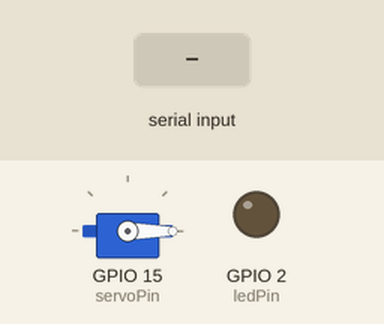
Recording of a program running on a simulated ESP32. On the bench: servo, output pins drawn as LEDs (lit = HIGH). Inputs (shaded band) come from the test bench. Nothing arrives over Bluetooth unless stated; what the program prints to the serial monitor is not drawn.

Above: at 1.2 s.
1.3 s: "ALERTA!\n" received over the second serial link
At 2.1 s:
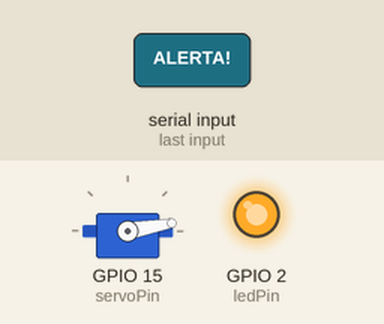
2.9 s: "ALERTA!\n" received over the second serial link
At 3.4 s:
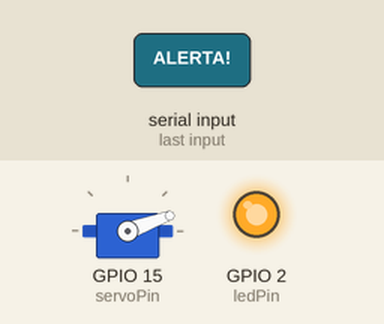
4.5 s: "1\n" received over the second serial link
At 5.9 s:
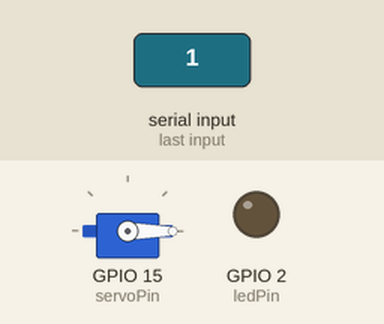
Timing chart, 0 to 7.5 s (numbered marks = the images above; inputs shaded):
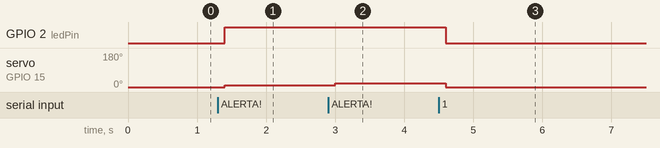

The program:

main.cpp
```cpp
#include <Arduino.h>
#include "BluetoothSerial.h"
#include <ESP32Servo.h>

BluetoothSerial BT;

const int ledPin = 2;
const int servoPin = 15;

Servo servoMotor;

int angulo = 0;   // Para girar continuamente

void setup() {
  Serial.begin(9600);

  pinMode(ledPin, OUTPUT);
  digitalWrite(ledPin, LOW);

  servoMotor.attach(servoPin);
  servoMotor.write(0);

  BT.begin("ESP32_RECEBIDOR");
  Serial.println("Aguardando dados do MASTER...");
  Serial.println(BT.getBtAddressString());

}

void loop() {

  // Verifica se recebeu mensagem do MASTER
  if (BT.available()) {
    String msg = BT.readStringUntil('\n');
    msg.trim();

    Serial.print("Recebido: ");
    Serial.println(msg);

    // Verifica se é um alerta
    if (msg.startsWith("ALERTA!")) {

      // -------------------------
      // LED ACESO
      // -------------------------
      digitalWrite(ledPin, HIGH);

      // -------------------------
      // SERVO GIRANDO CONTINUAMENTE
      // -------------------------
      angulo += 10;
      if (angulo > 180) angulo = 0;
      servoMotor.write(angulo);

      Serial.println(">>> GAS ALTO → LED ON / SERVO GIRANDO");

    } else {

      // -------------------------
      // LED APAGADO
      // -------------------------
      digitalWrite(ledPin, LOW);

      // -------------------------
      // PARA O SERVO
      // -------------------------
      servoMotor.write(0);

      Serial.println(">>> GAS NORMAL → LED OFF / SERVO PARADO");
    }
  }

  delay(200);
}
```

Measured:
- after the input at 1.3 s, GPIO 2 (ledPin): LOW → HIGH after 0.10 s; servo on GPIO 15 (servoPin): 0° → 10° after 0.10 s
- after the input at 2.9 s, servo on GPIO 15 (servoPin): 10° → 20° after 0.10 s
- after the input at 4.5 s, GPIO 2 (ledPin): HIGH → LOW after 0.10 s; servo on GPIO 15 (servoPin): 20° → 0° after 0.10 s
